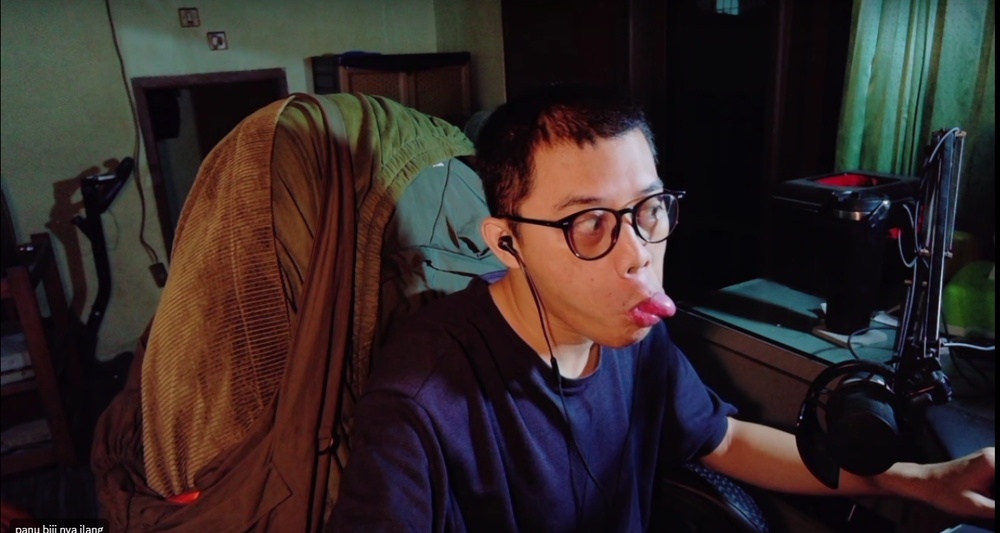
#> input picture Pertemuan 9/gambar.jpg, 1000 x 533 px, shrunk from 1364 x 727 before the run
$ jupyter execute citraDigital.ipynb
#> lines starting #> are read from the running program, lines starting #| are printed output that depends on the picture
[cell 1]
import cv2
import numpy as np
import matplotlib.pyplot as plt

# Load Gambar
gambar = cv2.imread('gambar.jpg', cv2.IMREAD_GRAYSCALE)
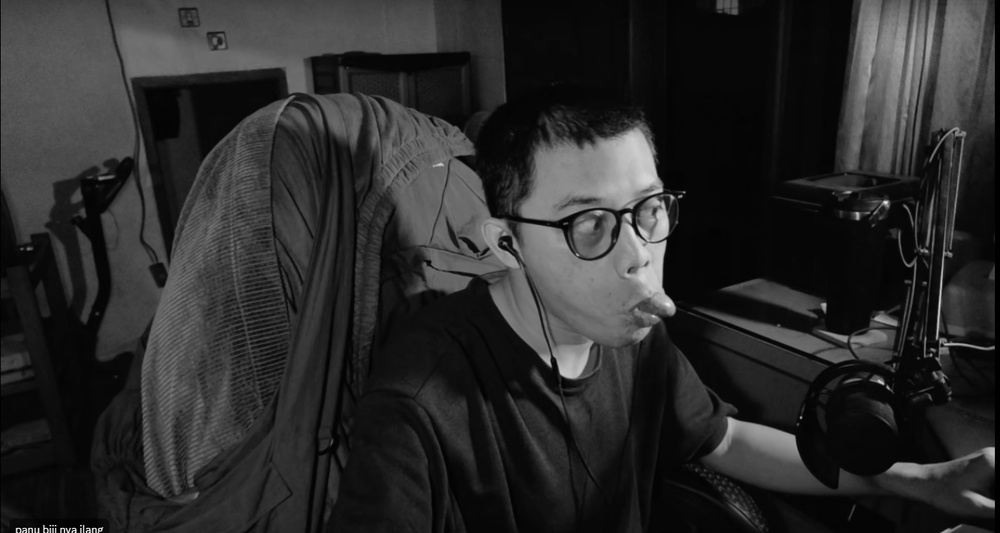
#> gambar: shape (533, 1000); min 0, max 243, mean 43

# Hitung histogram
histogram = cv2.calcHist([gambar], [0], None, [256], [0, 256])
#> histogram = 256 values, max 31177 at index 8, min 0 at index 233, mean 2082

# Tampilkan histogram
plt.figure(figsize=(7, 5))
plt.title('Gambar Histogram')
plt.xlabel('Intensitas Pixel')
plt.ylabel('Jumlah pixel')
plt.plot(histogram, color='steelblue')
plt.xlim(0, 256)
plt.tight_layout()
plt.show()
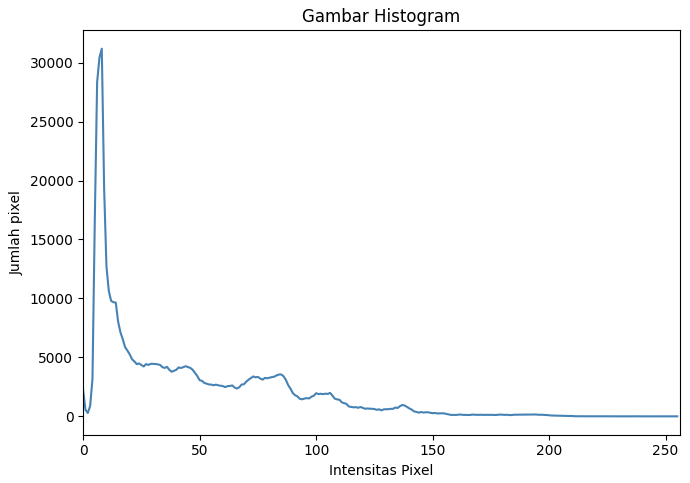
#> figure drawn by matplotlib, 1 panel; curve peaks at x = 8, y = 31177

[cell 2]
import cv2
import matplotlib.pyplot as plt

# Load gambar
img = cv2.imread('gambar.jpg')
#> img is the input picture: shape (533, 1000, 3); mean B, G, R 39, 39.9, 50.7
img_rgb = cv2.cvtColor(img, cv2.COLOR_BGR2RGB)

kernel_size = (5, 5)
mean_filtered = cv2.blur(img_rgb, kernel_size)

# Hasil Perbandingan
plt.figure(figsize=(10, 5))

# Gambar Asli
plt.subplot(1, 2, 1)
plt.imshow(img_rgb)
plt.title('Gambar Asli')
plt.axis('off')

# Hasil Mean Filter
plt.subplot(1, 2, 2)
plt.imshow(mean_filtered)
plt.title(f'Mean Filter {kernel_size}')
plt.axis('off')

plt.tight_layout()
plt.show()
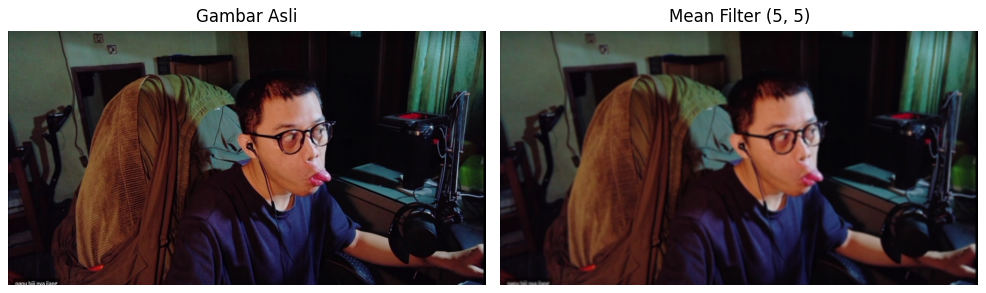
#> figure drawn by matplotlib, 2 panels
